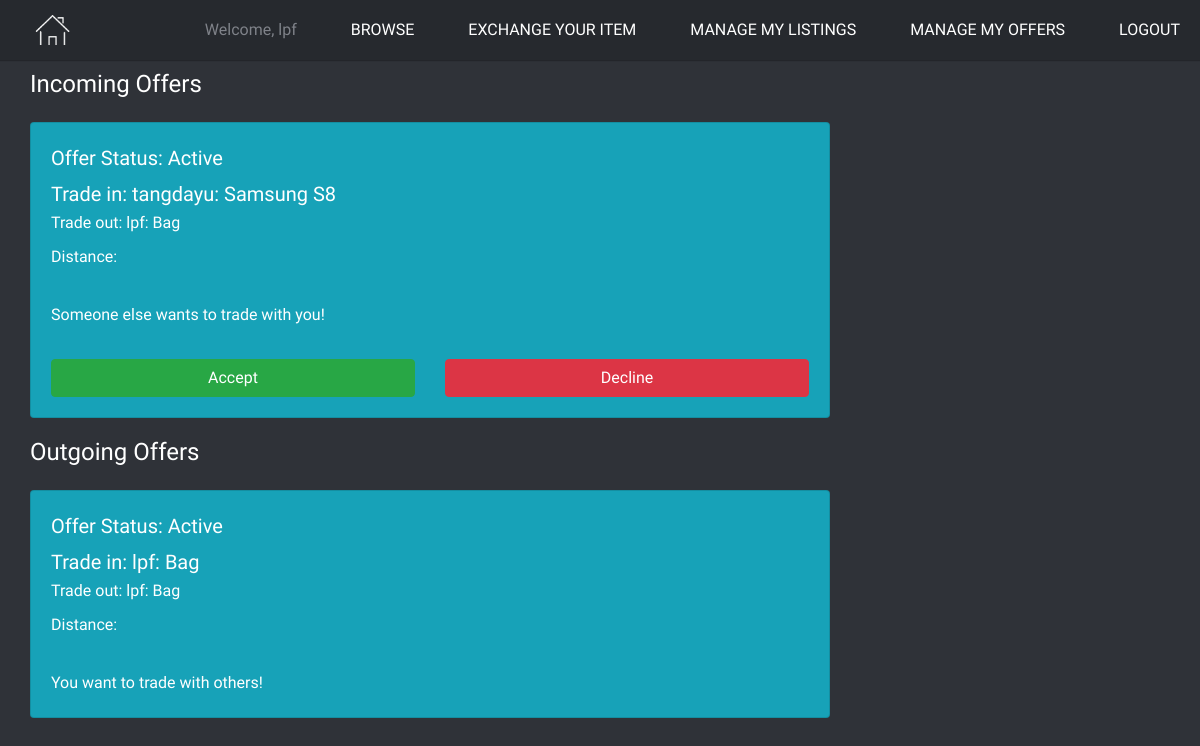
Before: /mainApp/manage_offers/ (signed in) with the older database file.
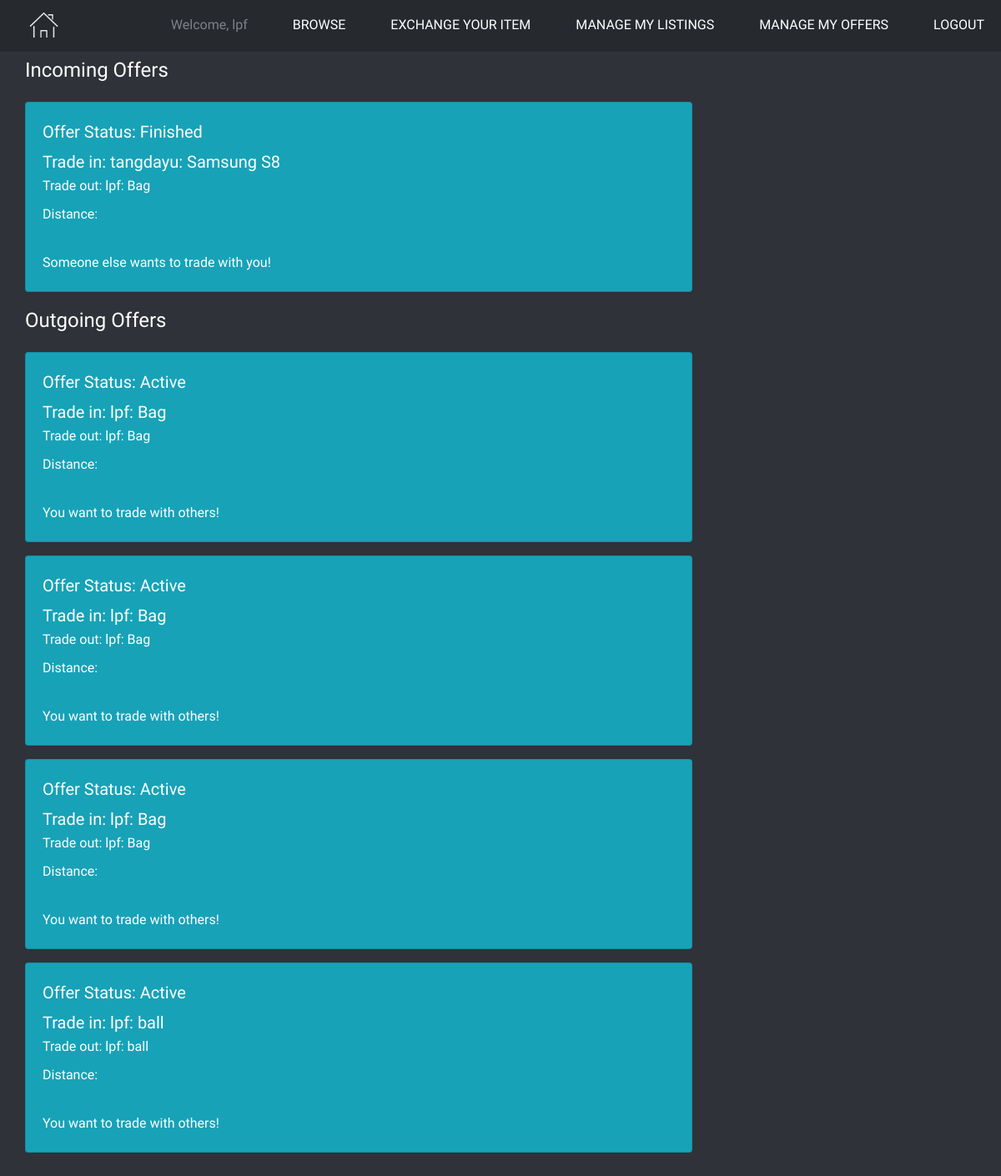
After: the same page with the newer database file.
### mainApp/models.py (models this page shows, shortened)
class Offer(models.Model):
    TYPE_CHOICES = [
        ('CS', 'Cash'),
        ('EX', 'Exchange'),
    ]
    STAT_CHOICES = [
        ('ON', 'Active'),
        ('FI', 'Finished'),
        ('CA', 'Canceled'),
    ]
    def status_verbose(self):
        return dict(Offer.STAT_CHOICES)[self.offer_status]
    initiator = models.ForeignKey(ItemModel, related_name='offered', blank=True, null=True)
    receiver = models.ForeignKey(ItemModel, related_name='wanted')
    offer_type = models.CharField(max_length=3, choices=TYPE_CHOICES)
    offer_status = models.CharField(max_length=3, choices=STAT_CHOICES)

class ItemModel(models.Model):
    CAT_CHOICES = [
        ('EL', 'Electronics'),
        ('FA', 'Fashion & Accessories'),
        ('HA', 'Home & Appliances'),
        ('HB', 'Health & Beauty'),
        ('BT', 'Baby & Toy'),
        ('SO', 'Sports & Outdoors'),
        ('GC', 'Groceries'),
        ('OT', 'Others'),
    ]
    CONDITION_CHOICES = [
        ('Used', 'Used'),
        ('New', 'New'),
        ('80', '80% New'),
        ('Obsolete', 'Obsolete',)
    ]
    user = models.ForeignKey(User, related_name='items')
    category = models.CharField(max_length=64, choices=CAT_CHOICES)
    title = models.CharField(max_length=128)
    description = models.TextField(max_length=1024)
    condition = models.CharField(max_length=64, choices=CONDITION_CHOICES, default="Used")
    estimate_price = models.PositiveIntegerField()
    exchange_address = models.TextField(max_length=256)
    item_pic = models.URLField()
    def __str__(self):
        return str(self.user) + ": " + self.title

### mainApp/views.py (the view, shortened to what this page needs)
class ManageMyOfferView(View):
    def prepare_context(self, request):
        context = {}
        googlemap_client = googlemaps.Client('AIzaSyBWzBAHevgilfjYaEvt4LjhKI5eJWasEwk')
        held_items = ItemModel.objects.filter(user=request.user)
        incoming_offers = Offer.objects.filter(receiver__in=held_items)
        outgoing_offers = Offer.objects.filter(initiator__in=held_items)
        for in_offer in incoming_offers:
            in_user_address = "Singapore " + UserProfileInfo.objects.get(user=in_offer.initiator.user).postal_code
            out_user_address = "Singapore " + UserProfileInfo.objects.get(user=in_offer.receiver.user).postal_code
            distance_matrix = googlemap_client.distance_matrix(in_user_address, out_user_address)
            in_offer.distance = distance_matrix['rows'][0]['elements'][0]['distance']['text']
        for out_offer in outgoing_offers:
            in_user_address = "Singapore " + UserProfileInfo.objects.get(user=out_offer.initiator.user).postal_code
            out_user_address = "Singapore " + UserProfileInfo.objects.get(user=out_offer.receiver.user).postal_code
            distance_matrix = googlemap_client.distance_matrix(in_user_address, out_user_address)
            out_offer.distance = distance_matrix['rows'][0]['elements'][0]['distance']['text']
        context['incoming_offers'] = incoming_offers
        context['outgoing_offers'] = outgoing_offers
        return context
    def get(self, request, *args, **kwargs):
        context = self.prepare_context(request)
        return render(request, 'mainApp/manage_offers.html', context=context)

### templates/mainApp/manage_offers.html
<!DOCTYPE html>
{% extends 'mainApp/base.html' %}
{% load staticfiles %}
{% block body_block %}
    <div class="container page">
        <h3 style="margin-top: 1rem;">Incoming Offers</h3>
        {% for offer in incoming_offers %}
            {% include 'mainapp/offer_card_in.html' %}
        {% endfor %}
        <h3 style="margin-top: 1rem;">Outgoing Offers</h3>
        {% for offer in outgoing_offers %}
            {% include 'mainapp/offer_card_out.html' %}
        {% endfor %}
    </div>
{% endblock %}

### templates/mainApp/base.html (shortened to what this page needs)
<!DOCTYPE html>
{% load staticfiles %}
<html lang="en">
<head>
    <link rel="stylesheet" href="https://maxcdn.bootstrapcdn.com/bootstrap/4.0.0-beta/css/bootstrap.min.css"
>
    <link rel="stylesheet" href="{% static 'css/main.css' %}">
    <link rel="stylesheet" href="{% static 'css/responsive.css' %}">
    <link rel="stylesheet" href="https://unpkg.com/purecss@1.0.0/build/pure-min.css"
>
    <link rel="stylesheet" href="{% static 'css/custom.css' %}">
</head>
<body>
<header>
    <div class="sticky-nav">
        <div id="logo">
            <a id="goUp" href="#work" title="NTU Second Hand Exchange">Home</a>
        </div>
        <nav id="menu">
            <ul id="menu-nav">
                {% if user.is_authenticated %}
                    <li>Welcome, {{ user.username }}</li>
                {% endif %}
                <li><a href="{% url 'index' %}">Browse</a></li>
                {% if user.is_authenticated %}
                    <li><a href="{% url 'mainApp:addItem' %}">Exchange Your Item</a></li>
                    <li><a href="{% url 'mainApp:manage_my_items' %}">Manage My Listings</a></li>
                    <li><a href="{% url 'mainApp:manage_my_offers' %}">Manage My Offers</a></li>
                    <li><a href="{% url 'logout' %}">Logout</a></li>
                {% else %}
                    <li><a href="{% url 'mainApp:register' %}">Sign Up</a></li>
                    <li><a href="{% url 'mainApp:user_login' %}">Login</a></li>
                {% endif %}
            </ul>
        </nav>
    </div>
</header>
{% block body_block %}
{% endblock %}
</body>
</html>

### templates/mainApp/offer_card_in.html (shortened to what this page needs)
<div class="card text-white bg-info" style="width: 50rem; margin-top: 1rem;">
    <div class="card-body">
        <h4 class="card-title">Offer Status: {{ offer.status_verbose }}</h4>
        <h4 class="card-subtitle mb-2">Trade in: {{ offer.initiator }}</h4>
        <h6 class="card-subtitle mb-2">Trade out: {{ offer.receiver }}</h6>
        <p class="card-text">
            Distance: {{ offer.distance }}
        </p>
        <p class="card-text">
            Someone else wants to trade with you!
        </p>
        {% if offer.offer_status == 'ON' %}
            <div class="row">
                <div class="col-6">
                    <form action="{% url 'mainApp:manage_my_offers' %}" method="post">
                        <button type="submit" class="btn btn-success btn-block">Accept</button>
                    </form>
                </div>
                <div class="col-6">
                    <form action="{% url 'mainApp:manage_my_offers' %}" method="post">
                        <button type="submit" class="btn btn-danger btn-block">Decline</button>
                    </form>
                </div>
            </div>
        {% endif %}
    </div>
</div>

### templates/mainApp/offer_card_out.html
<div class="card text-white bg-info" style="width: 50rem; margin-top: 1rem;">
    <div class="card-body">
        <h4 class="card-title">Offer Status: {{ offer.status_verbose }}</h4>
        <h4 class="card-subtitle mb-2">Trade in: {{ offer.initiator }}</h4>
        <h6 class="card-subtitle mb-2">Trade out: {{ offer.initiator }}</h6>
        <p class="card-text">
            Distance: {{ offer.distance }}
        </p>
        <p class="card-text">
            You want to trade with others!
        </p>
    </div>
</div>

### static/css/main.css (style rules this page uses)
html, body { height: 100%; }
html, html a { width: 100%; font-size: 100%; -webkit-text-size-adjust: 100%; -ms-text-size-adjust: 100%; }
body { background: #2F3238; color: #7F8289; font-weight: 300; font-size: 16px; font-family: 'Titillium Web', sans-serif; line-height: 28px; }
a { color: #DE5E60; text-decoration: none; cursor: pointer; -webkit-transition: color 0.1s linear 0s; -moz-transition: color 0.1s linear 0s; -o-transition: color 0.1s linear 0s; transition: color 0.1s linear 0s; }
p { margin: 0 0 30px; }
h1, h2, h3, h4, h5, h6 { margin: 0 0 20px 0; color: #FFFFFF; font-weight: 300; font-family: 'Titillium Web', sans-serif; line-height: 1.5em; }
h3 { font-size: 24px; }
h4 { font-size: 20px; }
h6 { font-size: 16px; }
header { width: 100%; z-index: 1; }
header .sticky-nav { position: fixed; width: 100%; height: 60px; background: #26292E; z-index: 2; -webkit-box-shadow: 0 1px 1px rgba(0, 0, 0, 0.25); -moz-box-shadow: 0 1px 1px rgba(0, 0, 0, 0.25); box-shadow: 0 1px 1px rgba(0, 0, 0, 0.25); }
header #logo { color: #FFFFFF; float: left; padding: 15px 0; margin-left: 20px; }
header #logo a { background-image: url(../img/logo.png); background-size: cover; width: 90px; height: 30px; text-indent: -9999px; display: block; opacity: 1; filter: alpha(opacity=100); -webkit-transition: opacity 0.25s ease-in-out 0s; -moz-transition: opacity 0.25s ease-in-out 0s; -o-transition: opacity 0.25s ease-in-out 0s; transition: opacity 0.25s ease-in-out 0s; }
nav#menu { float: right; margin-right: 20px; }
nav#menu #menu-nav { margin: 0; padding: 0; }
nav#menu #menu-nav li { list-style: none; display: inline-block; margin-left: 50px; }
nav#menu #menu-nav li:first-child { margin-left: 0; }
nav#menu #menu-nav li a { color: #FFFFFF; font-size: 16px; font-weight: 300; line-height: 60px; display: block; text-transform: uppercase; }
.page { background: #2F3238; padding: 50px 0; position: relative; z-index: 1; }

Changed rows visible on the page:
changed Offer "tangdayu: Samsung S8": status_verbose "Active" → "Finished"; no longer shows "Accept Decline"
added Offer: status_verbose "Active", initiator "lpf: Bag", shown under "Outgoing Offers"
added Offer: status_verbose "Active", initiator "lpf: Bag", shown under "Outgoing Offers"
added Offer: status_verbose "Active", initiator "lpf: ball", shown under "Outgoing Offers"
